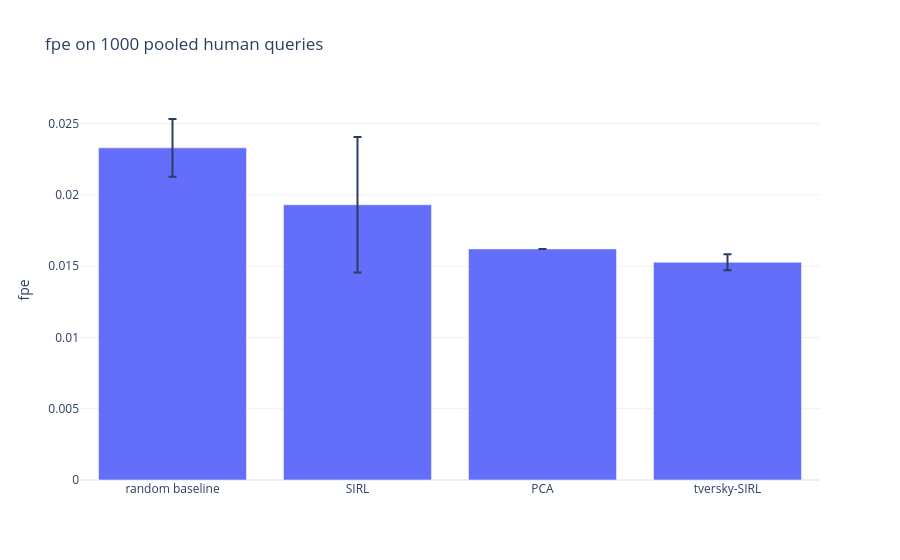

Source (notebook cell):
### Code cell
import json
import plotly.graph_objects as go

means, stds = [], []
for path in all_results.values():
    with open(path) as f:
        d = json.load(f)
    if "mean" not in d:
        d = d["1000"]
    means.append(d["mean"])
    stds.append(d["std"])

fig = go.Figure(go.Bar(
    x=list(all_results),
    y=means,
    error_y=dict(type="data", array=stds),
))
fig.update_layout(title="fpe on 1000 pooled human queries", yaxis_title="fpe", template="plotly_white")
config = {
  'toImageButtonOptions': {
    'format': 'png', # or jpeg, svg, webp
    'scale': 4 # Increase this for higher resolution
  }
}
fig.show(config=config)

### Figure 1 — Plotly figure (JSON) as saved in the notebook; plotly's stock layout.template omitted (floating-point values rounded to 4 significant figures)
{"data": [{"error_y": {"array": [0.002024, 0.004749, 0, 0.0005657], "type": "data"}, "type": "bar", "x": ["random baseline", "SIRL", "PCA", "tversky-SIRL"], "y": [0.0233, 0.01931, 0.01621, 0.01528]}], "layout": {"title": {"text": "fpe on 1000 pooled human queries"}, "yaxis": {"title": {"text": "fpe"}}}}
